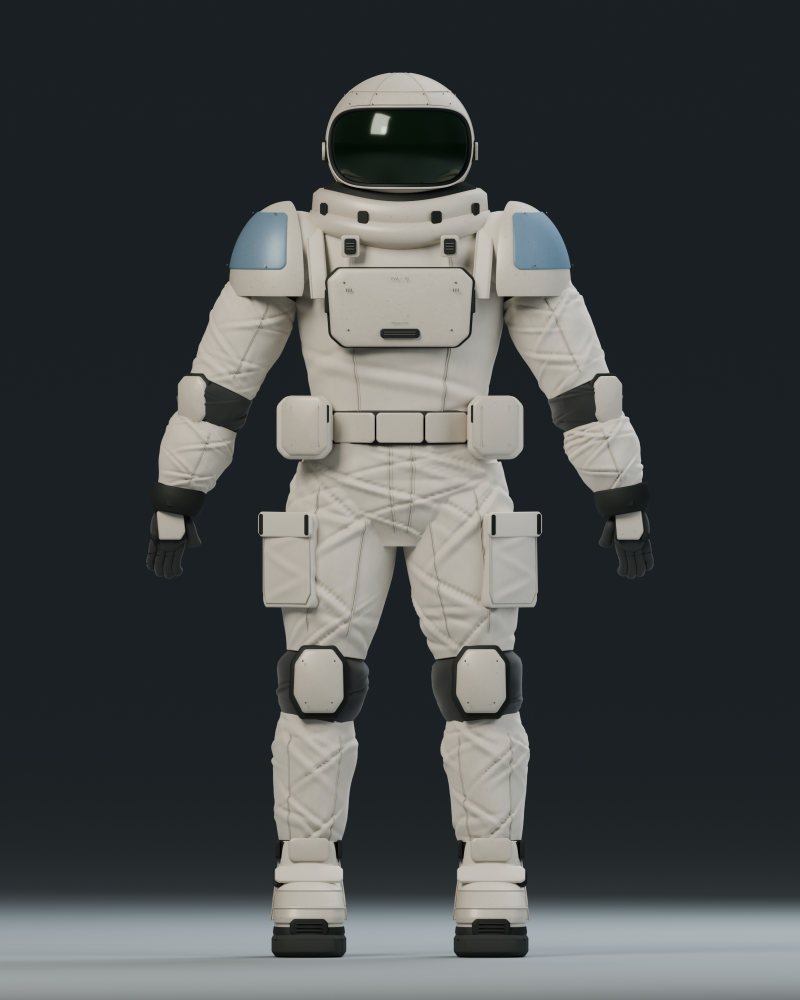
#> input picture art/characters/space_marine_codex/previews/front.png, 1600 x 2000 px (shown at 1/2 size); its folder holds 4 pictures in this run
$ python make_contact_sheet.py
#> lines starting #> are read from the running program, lines starting #| are printed output that depends on the picture
"""Assemble labelled, otherwise unaltered model renders. Requires Pillow."""
from pathlib import Path
from PIL import Image,ImageDraw,ImageFont

root=Path(__file__).resolve().parents[1]
preview=root/"previews"
width=2240;margin=32;gap=20;cell=(width-2*margin-3*gap)//4
height=930
canvas=Image.new("RGB",(width,height),(26,33,36))
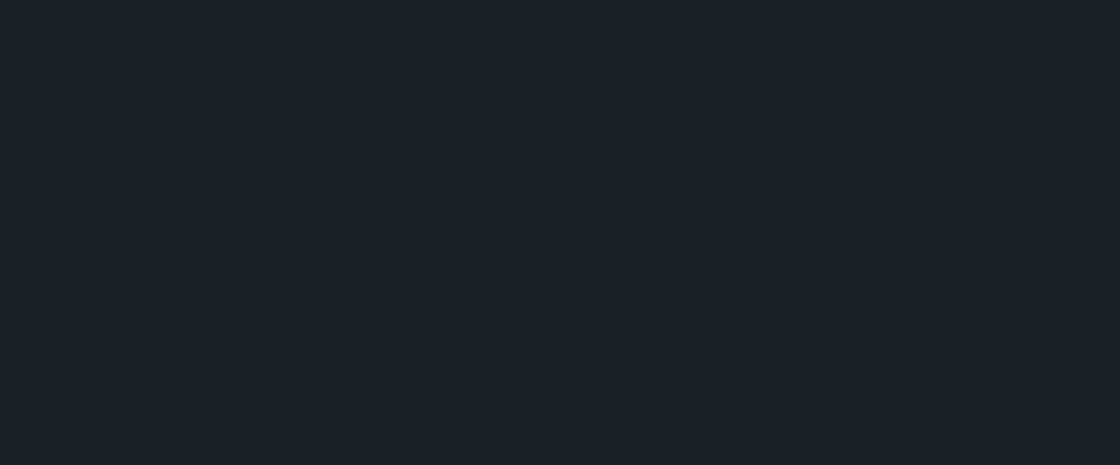
#> canvas: PIL image 2240x930 RGB (shown at 1/2 size); mean R, G, B 26, 33, 36
draw=ImageDraw.Draw(canvas)
font_path=Path("C:/Windows/Fonts/segoeui.ttf")
font=ImageFont.truetype(str(font_path),28) if font_path.is_file() else ImageFont.load_default()
small=ImageFont.truetype(str(font_path),19) if font_path.is_file() else ImageFont.load_default()
draw.text((margin,26),"SPACE MARINE  /  ACTUAL BLENDER MODEL RENDERS",font=font,fill=(235,232,221))
draw.text((margin,71),"Cleanup baseline · 4 October 2026 · Dense editable source · Rigging and game preparation deferred",font=small,fill=(180,196,200))
for i,name in enumerate(("front","side","back","hero")):
    image=Image.open(preview/(name+".png")).convert("RGB")
    image.thumbnail((cell,710),Image.Resampling.LANCZOS)
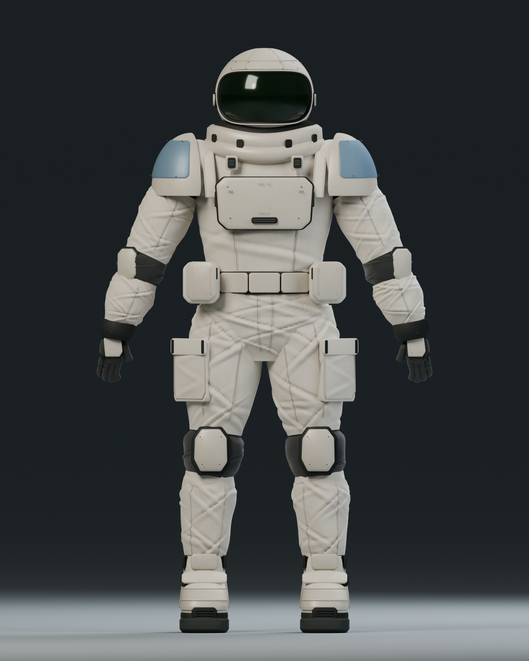
#> image: PIL image 529x661 RGB; mean R, G, B 69.1, 72.9, 72.9
    x=margin+i*(cell+gap)+(cell-image.width)//2;y=120
#> after `x = margin + i * (cell + gap) + (cell - image.width) // 2`: x = 32
    canvas.paste(image,(x,y))
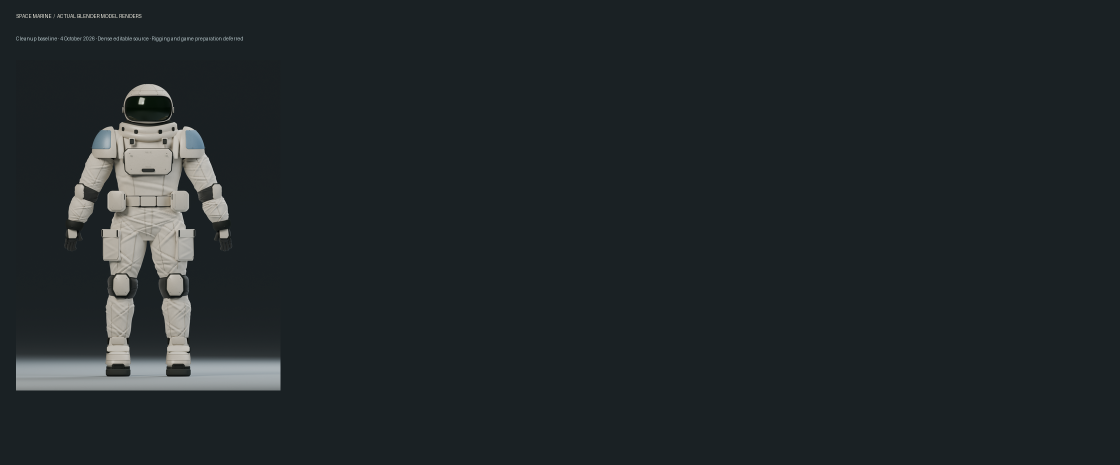
#> canvas: PIL image 2240x930 RGB (shown at 1/2 size); mean R, G, B 33.4, 39.8, 42.3
#> (the run stopped early here; a loop or call above may not have finished)
